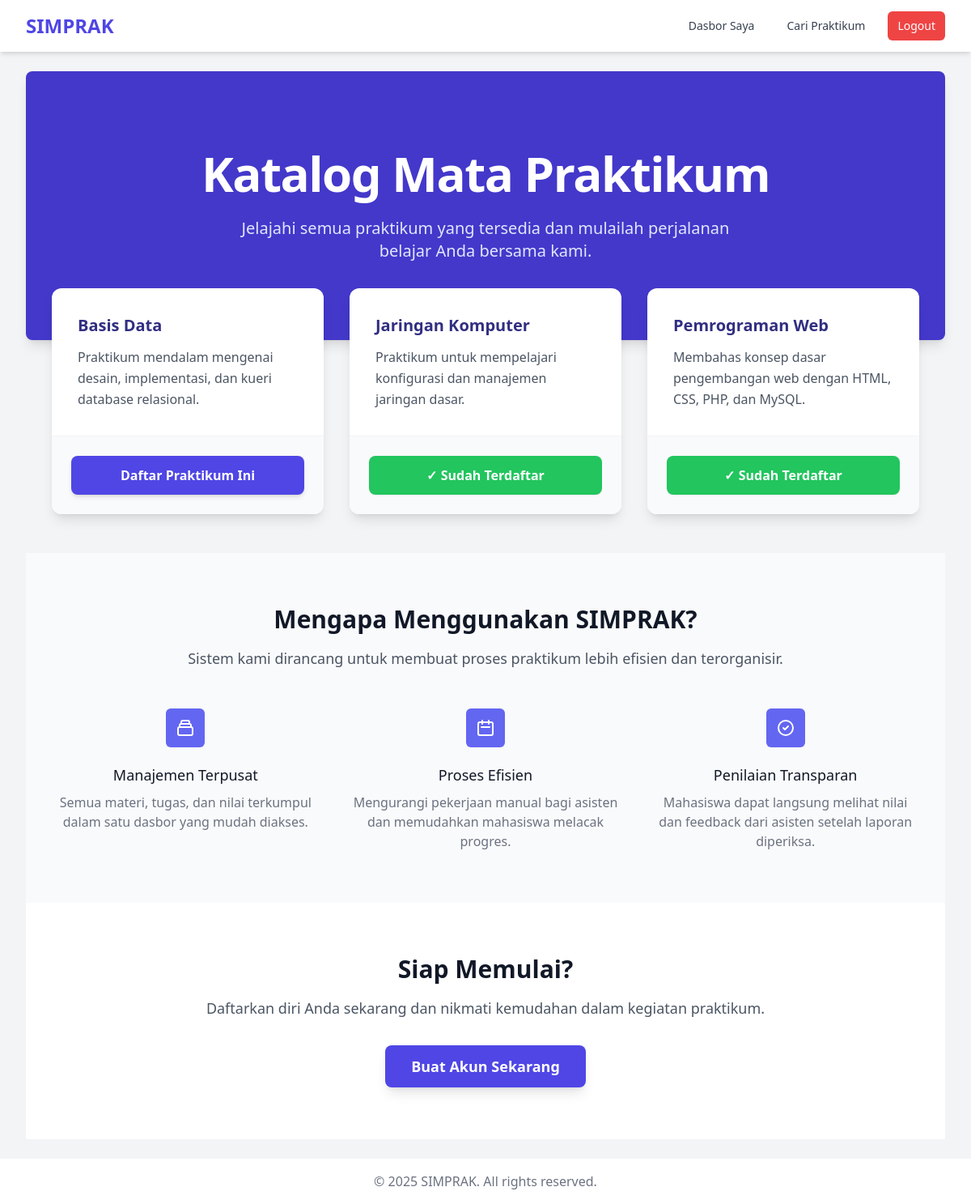
/ (signed in), run on the app's committed database.
### tables this page shows
CREATE TABLE `mata_praktikum` (
  `id` int(11) NOT NULL AUTO_INCREMENT,
  `nama_praktikum` varchar(255) NOT NULL,
  `deskripsi` text DEFAULT NULL,
  PRIMARY KEY (`id`)
);

### src/views/cari_praktikum.php (the view, shortened to what this page needs)
<?php
include_once __DIR__ . '/templates/header.php';
require_once __DIR__ . '/../../config/database.php';
$result = $conn->query("SELECT * FROM mata_praktikum ORDER BY nama_praktikum ASC");
$praktikum_terdaftar = [];
if (isset($_SESSION['user_id']) && $_SESSION['role'] === 'mahasiswa') {
    $stmt = $conn->prepare("SELECT praktikum_id FROM pendaftaran_praktikum WHERE mahasiswa_id = ?");
    $stmt->bind_param("i", $_SESSION['user_id']);
    $stmt->execute();
    $res_terdaftar = $stmt->get_result();
    while ($row_terdaftar = $res_terdaftar->fetch_assoc()) {
        $praktikum_terdaftar[] = $row_terdaftar['praktikum_id'];
    }
}
?>
<div class="bg-indigo-700 rounded-lg shadow-lg">
    <div class="max-w-7xl mx-auto py-16 px-4 sm:py-24 sm:px-6 lg:px-8 text-center">
        <h1 class="text-4xl font-extrabold tracking-tight text-white sm:text-5xl lg:text-6xl">
            Katalog Mata Praktikum
        </h1>
        <p class="mt-6 max-w-2xl mx-auto text-xl text-indigo-100">
            Jelajahi semua praktikum yang tersedia dan mulailah perjalanan belajar Anda bersama kami.
        </p>
    </div>
</div>
<div class="max-w-7xl mx-auto px-4 sm:px-6 lg:px-8 pb-12">
    <div class="grid grid-cols-1 md:grid-cols-2 lg:grid-cols-3 gap-8 -mt-16">
        <?php if ($result->num_rows > 0): ?>
            <?php while($row = $result->fetch_assoc()): ?>
            <div class="bg-white rounded-xl shadow-lg overflow-hidden flex flex-col transform hover:-translate-y-2 transition-transform duration-300">
                <div class="p-8 flex-grow">
                    <h2 class="text-xl font-bold text-indigo-900"><?= htmlspecialchars($row['nama_praktikum']) ?></h2>
                    <p class="mt-3 text-gray-600 leading-relaxed"><?= htmlspecialchars($row['deskripsi']) ?></p>
                </div>
                <div class="p-6 bg-gray-50 border-t border-gray-100">
                    <?php if (isset($_SESSION['user_id']) && $_SESSION['role'] === 'mahasiswa'): ?>
                        <?php if (in_array($row['id'], $praktikum_terdaftar)): ?>
                            <div class="w-full text-center inline-block px-4 py-3 font-semibold text-white bg-green-500 rounded-lg shadow-sm cursor-default">
                                &#10003; Sudah Terdaftar
                            </div>
                        <?php else: ?>
                            <a href="index.php?action=daftar_praktikum&id=<?= $row['id'] ?>" class="w-full text-center block px-4 py-3 font-semibold text-white bg-indigo-600 rounded-lg shadow-md hover:bg-indigo-700 transition-colors duration-300">
                                Daftar Praktikum Ini
                            </a>
                        <?php endif; ?>
                    <?php else: ?>
                        <a href="index.php?page=login" class="w-full text-center block px-4 py-3 font-semibold text-indigo-600 bg-white border-2 border-indigo-500 rounded-lg hover:bg-indigo-500 hover:text-white transition-colors duration-300">
                            Login untuk Mendaftar
                        </a>
                    <?php endif; ?>
                </div>
            </div>
            <?php endwhile; ?>
        <?php else: ?>
            <div class="col-span-full bg-white p-8 rounded-lg shadow-md text-center">
                <p class="text-gray-500 text-lg">Saat ini belum ada mata praktikum yang tersedia.</p>
            </div>
        <?php endif; ?>
    </div>
</div>
<div class="bg-gray-50">
    <div class="max-w-7xl mx-auto py-16 px-4 sm:px-6 lg:px-8">
        <div class="text-center mb-12">
            <h2 class="text-3xl font-extrabold text-gray-900">Mengapa Menggunakan SIMPRAK?</h2>
            <p class="mt-4 text-lg text-gray-600">Sistem kami dirancang untuk membuat proses praktikum lebih efisien dan terorganisir.</p>
        </div>
        <div class="grid grid-cols-1 md:grid-cols-3 gap-10">
            <div class="text-center">
                <div class="flex items-center justify-center h-12 w-12 rounded-md bg-indigo-500 text-white mx-auto">
                </div>
                <h3 class="mt-5 text-lg font-medium text-gray-900">Manajemen Terpusat</h3>
                <p class="mt-2 text-base text-gray-500">Semua materi, tugas, dan nilai terkumpul dalam satu dasbor yang mudah diakses.</p>
            </div>
            <div class="text-center">
                <div class="flex items-center justify-center h-12 w-12 rounded-md bg-indigo-500 text-white mx-auto">
                    <svg class="h-6 w-6" xmlns="http://www.w3.org/2000/svg" fill="none" viewBox="0 0 24 24" stroke="currentColor"><path stroke-linecap="round" stroke-linejoin="round" stroke-width="2" d="M8 7V3m8 4V3m-9 8h10M5 21h14a2 2 0 002-2V7a2 2 0 00-2-2H5a2 2 0 00-2 2v12a2 2 0 002 2z" /></svg>
                </div>
                <h3 class="mt-5 text-lg font-medium text-gray-900">Proses Efisien</h3>
                <p class="mt-2 text-base text-gray-500">Mengurangi pekerjaan manual bagi asisten dan memudahkan mahasiswa melacak progres.</p>
            </div>
            <div class="text-center">
                <div class="flex items-center justify-center h-12 w-12 rounded-md bg-indigo-500 text-white mx-auto">
                    <svg class="h-6 w-6" xmlns="http://www.w3.org/2000/svg" fill="none" viewBox="0 0 24 24" stroke="currentColor"><path stroke-linecap="round" stroke-linejoin="round" stroke-width="2" d="M9 12l2 2 4-4m6 2a9 9 0 11-18 0 9 9 0 0118 0z" /></svg>
                </div>
                <h3 class="mt-5 text-lg font-medium text-gray-900">Penilaian Transparan</h3>
                <p class="mt-2 text-base text-gray-500">Mahasiswa dapat langsung melihat nilai dan feedback dari asisten setelah laporan diperiksa.</p>
            </div>
        </div>
    </div>
</div>
<div class="bg-white py-16">
    <div class="max-w-7xl mx-auto px-4 sm:px-6 lg:px-8 text-center">
        <h2 class="text-3xl font-extrabold text-gray-900">Siap Memulai?</h2>
        <p class="mt-4 text-lg text-gray-600">Daftarkan diri Anda sekarang dan nikmati kemudahan dalam kegiatan praktikum.</p>
        <div class="mt-8">
            <a href="index.php?page=register" class="inline-block bg-indigo-600 text-white font-bold text-lg px-8 py-3 rounded-lg shadow-lg hover:bg-indigo-700 transition-colors">
                Buat Akun Sekarang
            </a>
        </div>
    </div>
</div>
<?php
include_once __DIR__ . '/templates/footer.php';
?>

### data on the page
mata_praktikum: nama_praktikum "Basis Data", deskripsi "Praktikum mendalam mengenai desain, implementasi, dan kueri database relasional."
mata_praktikum: nama_praktikum "Jaringan Komputer", deskripsi "Praktikum untuk mempelajari konfigurasi dan manajemen jaringan dasar.", shows "✓ Sudah Terdaftar"
mata_praktikum: nama_praktikum "Pemrograman Web", deskripsi "Membahas konsep dasar pengembangan web dengan HTML, CSS, PHP, dan MySQL.", shows "✓ Sudah Terdaftar"
